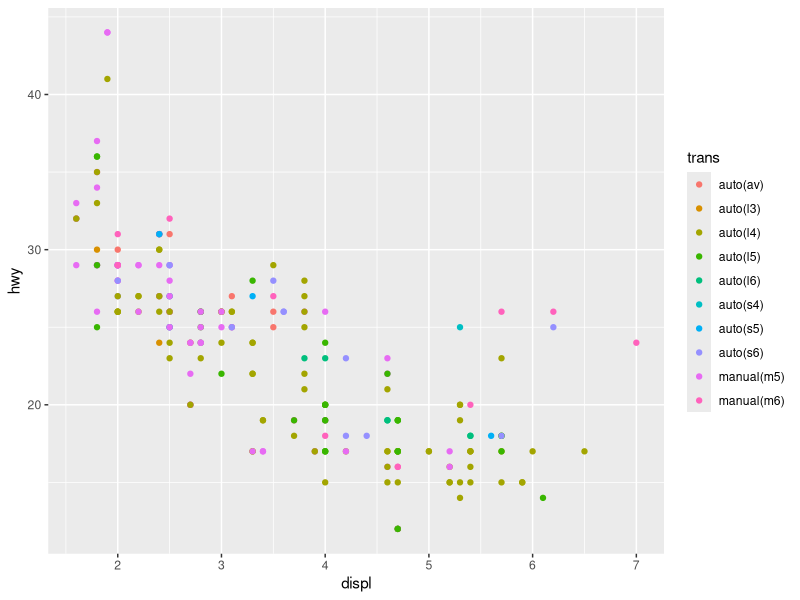
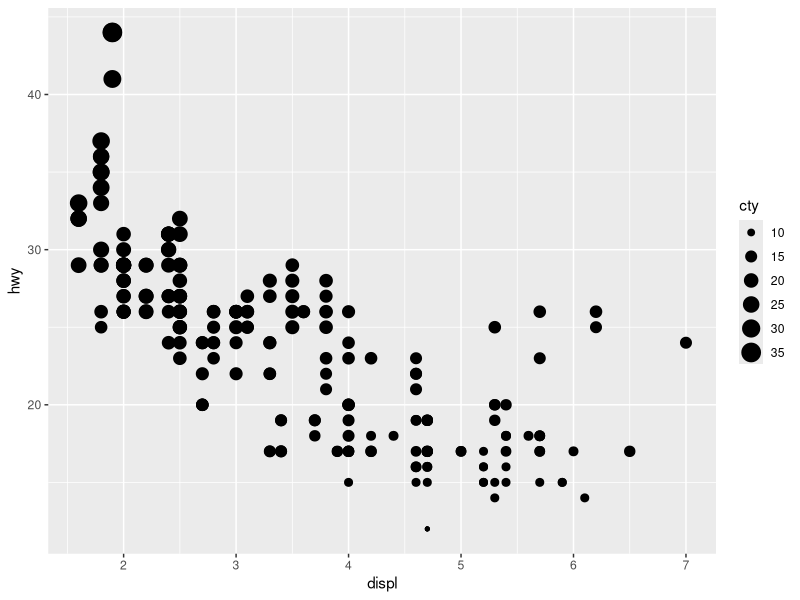
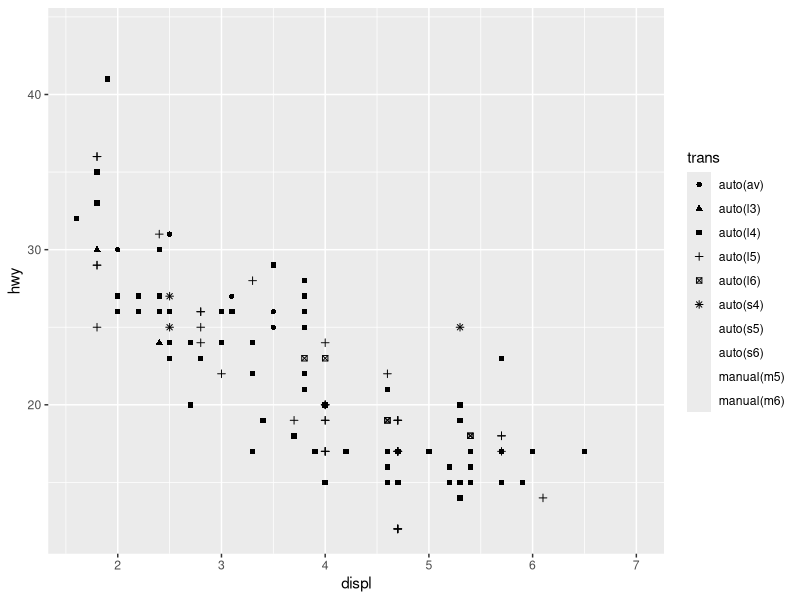
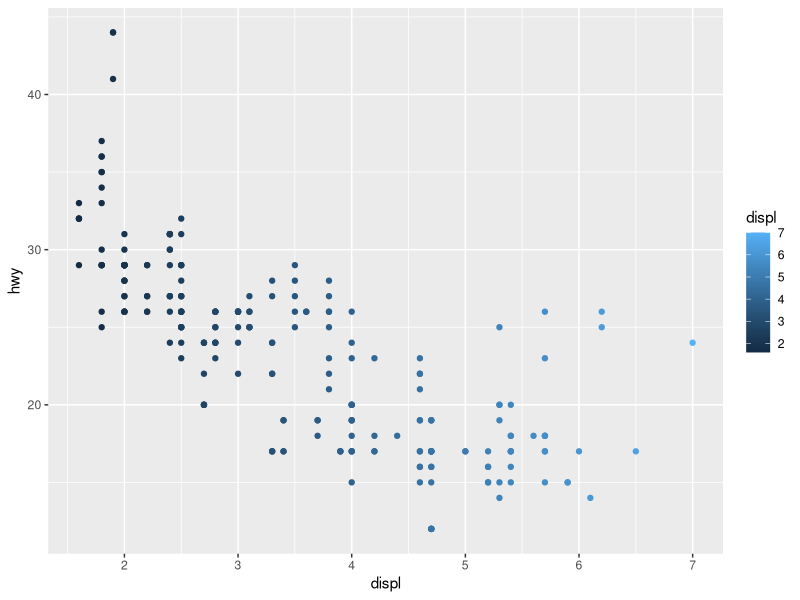
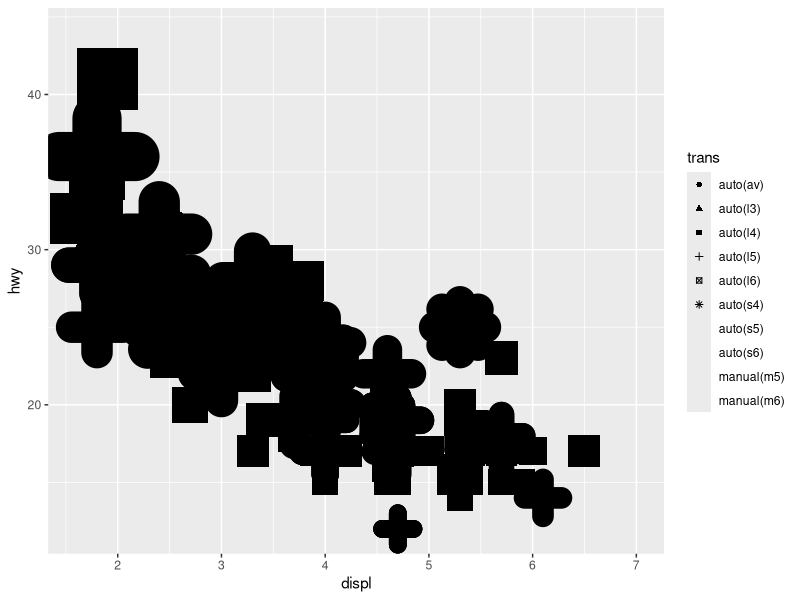
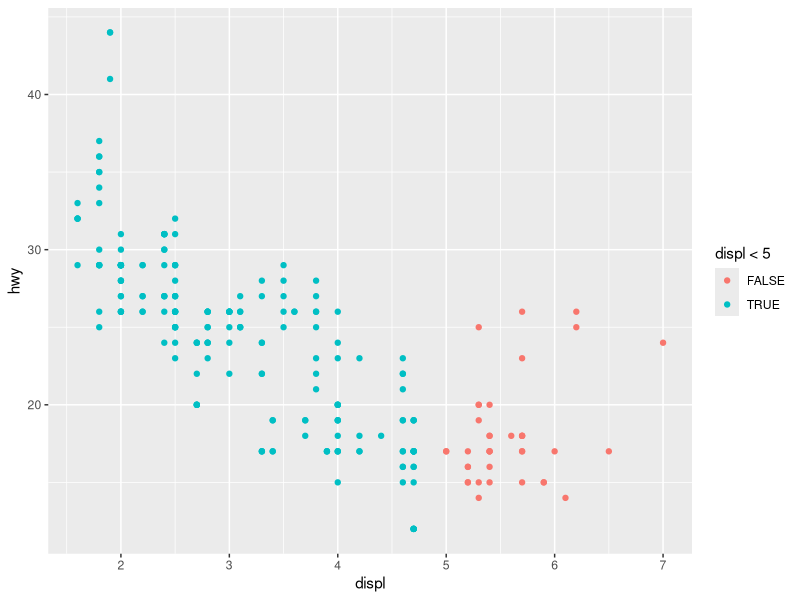

These charts were generated, in order, by the following R code:
## ---- chunk 1
knitr::opts_chunk$set(echo = TRUE)
## ---- chunk 2
library(ggplot2)
mpg
## ---- chunk 3
ggplot(data = mpg) +
  geom_point(mapping = aes(x = displ, y = hwy, color = trans))
#Color can be used for both continous variables and catergorical ones. With continous variables the color will be in a gradient from one extreme to the other.
## ---- chunk 4
ggplot(data = mpg) +
  geom_point(mapping = aes(x = displ, y = hwy, size = cty))
#Size is not suitable for categorical variables, but is decent for continous variables.

## ---- chunk 5
ggplot(data = mpg) +
  geom_point(mapping = aes(x = displ, y = hwy, shape = trans))
#Shape can not be used for continous variables
## ---- chunk 6
ggplot(data = mpg) +
  geom_point(mapping = aes(x = displ, y = hwy, color = displ))
#Multiple aesthetics can be used for the same variable, but in most cases it does provide a better way for understanding the information.
## ---- chunk 7
ggplot(data = mpg) +
  geom_point(mapping = aes(x = displ, y = hwy, stroke = cty, shape = trans))
#Stroke is the size of the marker in the plot. For continous values it will be the number. It can not be used for categorical variables.
#For shapes that have a border (like 21), you can colour the inside and for shapes that have a border (like 21), you can colour the inside and
# outside separately. Use the stroke aesthetic to modify the width of the border
#For shapes 20-24 stroke changes the width of the border.
## ---- chunk 8
ggplot(data = mpg) +
  geom_point(mapping = aes(x = displ, y = hwy, color = displ < 5))
#When you map an aesthetic to a logic test it gives a TRUE or FALSE value in a given format.
